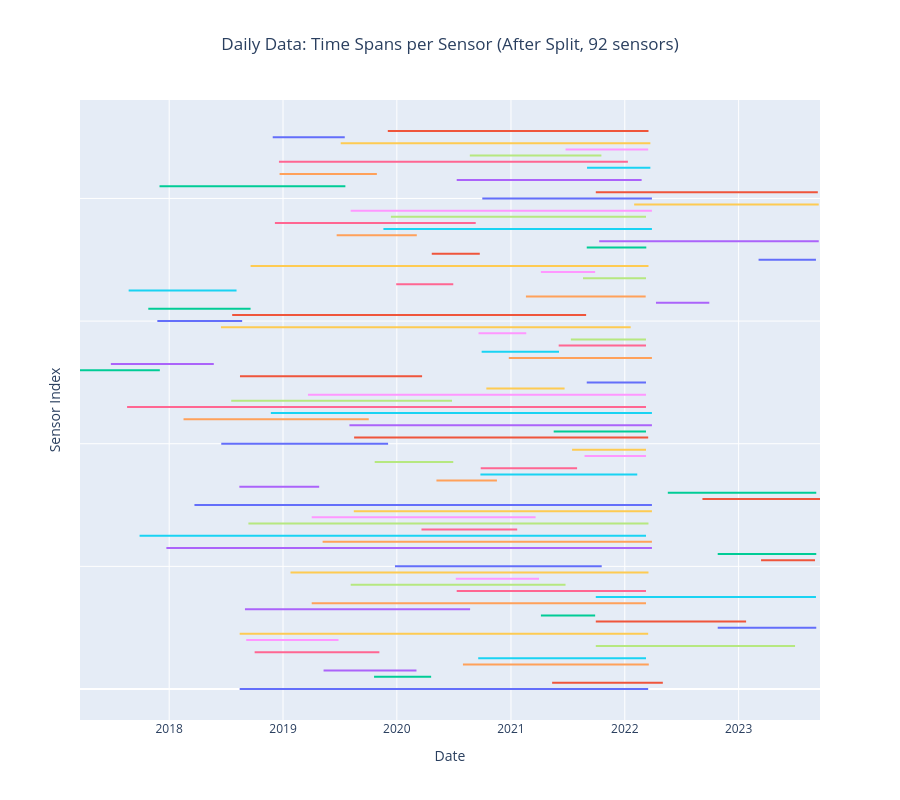

The code cell stored with this chart in its notebook:
### Markdown cell above
## Time Spans After Split

Visualize the time spans for sensors that remain after filtering and splitting.

### Code cell
# Get dataframes after split (excluding discarded series)
df_daily_after = ds_daily.df.filter(~pl.col("id").is_in(ds_daily.discarded_ids))

df_min_max_dates_daily_after = df_daily_after.group_by(["id"]).agg(
    [pl.col("datetime").min().alias("min_date"),
     pl.col("datetime").max().alias("max_date"),
     pl.len().alias("num_records")
     ]
)

fig = go.Figure()
for i, (start, end, sensor_id, num_records) in enumerate(zip(
    df_min_max_dates_daily_after["min_date"], 
    df_min_max_dates_daily_after["max_date"],
    df_min_max_dates_daily_after["id"], 
    df_min_max_dates_daily_after["num_records"]
)):
    fig.add_trace(go.Scatter(
        x=[start, end], 
        y=[i, i],
        mode='lines',
        name=f"{num_records} records",
        hovertemplate=f"<b>Sensor {i}</b><br>Start: {start}<br>End: {end}<br>Records: {num_records}"
    ))

fig.update_layout(
    title=f"Daily Data: Time Spans per Sensor (After Split, {len(df_min_max_dates_daily_after)} sensors)",
    title_x=0.5,
    xaxis_title="Date",
    yaxis_title="Sensor Index",
    showlegend=False,
    template="plotly",
    height=800
)
fig.update_yaxes(visible=True, showticklabels=False)
fig.show()
fig.write_image(FIGURES_DIR / "time_spans_daily_after_split.png", width=1200, height=800, scale=2)

print(f"\nSensors before split: {df_daily['id'].n_unique()}")
print(f"Sensors after split: {len(df_min_max_dates_daily_after)}")

### Figure 1 — Plotly figure (JSON) as saved in the notebook; plotly's stock layout.template omitted (floating-point values rounded to 4 significant figures)
{"data": [{"hovertemplate": "<b>Sensor 0</b><br>Start: 2018-08-15 00:00:00<br>End: 2022-03-17 00:00:00<br>Records: 1311", "mode": "lines", "name": "1311 records", "x": ["2018-08-15T00:00:00", "2022-03-17T00:00:00"], "y": [0, 0], "type": "scatter"}, {"hovertemplate": "<b>Sensor 1</b><br>Start: 2021-05-13 00:00:00<br>End: 2022-05-03 00:00:00<br>Records: 356", "mode": "lines", "name": "356 records", "x": ["2021-05-13T00:00:00", "2022-05-03T00:00:00"], "y": [1, 1], "type": "scatter"}, {"hovertemplate": "<b>Sensor 2</b><br>Start: 2019-10-20 00:00:00<br>End: 2020-04-20 00:00:00<br>Records: 184", "mode": "lines", "name": "184 records", "x": ["2019-10-20T00:00:00", "2020-04-20T00:00:00"], "y": [2, 2], "type": "scatter"}, {"hovertemplate": "<b>Sensor 3</b><br>Start: 2019-05-11 00:00:00<br>End: 2020-03-04 00:00:00<br>Records: 299", "mode": "lines", "name": "299 records", "x": ["2019-05-11T00:00:00", "2020-03-04T00:00:00"], "y": [3, 3], "type": "scatter"}, {"hovertemplate": "<b>Sensor 4</b><br>Start: 2020-07-31 00:00:00<br>End: 2022-03-19 00:00:00<br>Records: 597", "mode": "lines", "name": "597 records", "x": ["2020-07-31T00:00:00", "2022-03-19T00:00:00"], "y": [4, 4], "type": "scatter"}, {"hovertemplate": "<b>Sensor 5</b><br>Start: 2020-09-18 00:00:00<br>End: 2022-03-10 00:00:00<br>Records: 539", "mode": "lines", "name": "539 records", "x": ["2020-09-18T00:00:00", "2022-03-10T00:00:00"], "y": [5, 5], "type": "scatter"}, {"hovertemplate": "<b>Sensor 6</b><br>Start: 2018-10-02 00:00:00<br>End: 2019-11-06 00:00:00<br>Records: 401", "mode": "lines", "name": "401 records", "x": ["2018-10-02T00:00:00", "2019-11-06T00:00:00"], "y": [6, 6], "type": "scatter"}, {"hovertemplate": "<b>Sensor 7</b><br>Start: 2021-09-30 00:00:00<br>End: 2023-07-01 00:00:00<br>Records: 640", "mode": "lines", "name": "640 records", "x": ["2021-09-30T00:00:00", "2023-07-01T00:00:00"], "y": [7, 7], "type": "scatter"}, {"hovertemplate": "<b>Sensor 8</b><br>Start: 2018-09-05 00:00:00<br>End: 2019-06-28 00:00:00<br>Records: 297", "mode": "lines", "name": "297 records", "x": ["2018-09-05T00:00:00", "2019-06-28T00:00:00"], "y": [8, 8], "type": "scatter"}, {"hovertemplate": "<b>Sensor 9</b><br>Start: 2018-08-15 00:00:00<br>End: 2022-03-17 00:00:00<br>Records: 1311", "mode": "lines", "name": "1311 records", "x": ["2018-08-15T00:00:00", "2022-03-17T00:00:00"], "y": [9, 9], "type": "scatter"}, {"hovertemplate": "<b>Sensor 10</b><br>Start: 2022-10-26 00:00:00<br>End: 2023-09-07 00:00:00<br>Records: 317", "mode": "lines", "name": "317 records", "x": ["2022-10-26T00:00:00", "2023-09-07T00:00:00"], "y": [10, 10], "type": "scatter"}, {"hovertemplate": "<b>Sensor 11</b><br>Start: 2021-09-30 00:00:00<br>End: 2023-01-25 00:00:00<br>Records: 483", "mode": "lines", "name": "483 records", "x": ["2021-09-30T00:00:00", "2023-01-25T00:00:00"], "y": [11, 11], "type": "scatter"}, {"hovertemplate": "<b>Sensor 12</b><br>Start: 2021-04-07 00:00:00<br>End: 2021-09-28 00:00:00<br>Records: 175", "mode": "lines", "name": "175 records", "x": ["2021-04-07T00:00:00", "2021-09-28T00:00:00"], "y": [12, 12], "type": "scatter"}, {"hovertemplate": "<b>Sensor 13</b><br>Start: 2018-09-01 00:00:00<br>End: 2020-08-23 00:00:00<br>Records: 723", "mode": "lines", "name": "723 records", "x": ["2018-09-01T00:00:00", "2020-08-23T00:00:00"], "y": [13, 13], "type": "scatter"}, {"hovertemplate": "<b>Sensor 14</b><br>Start: 2019-04-03 00:00:00<br>End: 2022-03-10 00:00:00<br>Records: 1073", "mode": "lines", "name": "1073 records", "x": ["2019-04-03T00:00:00", "2022-03-10T00:00:00"], "y": [14, 14], "type": "scatter"}, {"hovertemplate": "<b>Sensor 15</b><br>Start: 2021-09-30 00:00:00<br>End: 2023-09-06 00:00:00<br>Records: 707", "mode": "lines", "name": "707 records", "x": ["2021-09-30T00:00:00", "2023-09-06T00:00:00"], "y": [15, 15], "type": "scatter"}, {"hovertemplate": "<b>Sensor 16</b><br>Start: 2020-07-11 00:00:00<br>End: 2022-03-10 00:00:00<br>Records: 608", "mode": "lines", "name": "608 records", "x": ["2020-07-11T00:00:00", "2022-03-10T00:00:00"], "y": [16, 16], "type": "scatter"}, {"hovertemplate": "<b>Sensor 17</b><br>Start: 2019-08-06 00:00:00<br>End: 2021-06-25 00:00:00<br>Records: 690", "mode": "lines", "name": "690 records", "x": ["2019-08-06T00:00:00", "2021-06-25T00:00:00"], "y": [17, 17], "type": "scatter"}, {"hovertemplate": "<b>Sensor 18</b><br>Start: 2020-07-08 00:00:00<br>End: 2021-04-01 00:00:00<br>Records: 268", "mode": "lines", "name": "268 records", "x": ["2020-07-08T00:00:00", "2021-04-01T00:00:00"], "y": [18, 18], "type": "scatter"}, {"hovertemplate": "<b>Sensor 19</b><br>Start: 2019-01-25 00:00:00<br>End: 2022-03-18 00:00:00<br>Records: 1149", "mode": "lines", "name": "1149 records", "x": ["2019-01-25T00:00:00", "2022-03-18T00:00:00"], "y": [19, 19], "type": "scatter"}, {"hovertemplate": "<b>Sensor 20</b><br>Start: 2019-12-26 00:00:00<br>End: 2021-10-19 00:00:00<br>Records: 664", "mode": "lines", "name": "664 records", "x": ["2019-12-26T00:00:00", "2021-10-19T00:00:00"], "y": [20, 20], "type": "scatter"}, {"hovertemplate": "<b>Sensor 21</b><br>Start: 2023-03-14 00:00:00<br>End: 2023-09-03 00:00:00<br>Records: 174", "mode": "lines", "name": "174 records", "x": ["2023-03-14T00:00:00", "2023-09-03T00:00:00"], "y": [21, 21], "type": "scatter"}, {"hovertemplate": "<b>Sensor 22</b><br>Start: 2022-10-26 00:00:00<br>End: 2023-09-07 00:00:00<br>Records: 317", "mode": "lines", "name": "317 records", "x": ["2022-10-26T00:00:00", "2023-09-07T00:00:00"], "y": [22, 22], "type": "scatter"}, {"hovertemplate": "<b>Sensor 23</b><br>Start: 2017-12-23 00:00:00<br>End: 2022-03-29 00:00:00<br>Records: 1558", "mode": "lines", "name": "1558 records", "x": ["2017-12-23T00:00:00", "2022-03-29T00:00:00"], "y": [23, 23], "type": "scatter"}, {"hovertemplate": "<b>Sensor 24</b><br>Start: 2019-05-08 00:00:00<br>End: 2022-03-29 00:00:00<br>Records: 1057", "mode": "lines", "name": "1057 records", "x": ["2019-05-08T00:00:00", "2022-03-29T00:00:00"], "y": [24, 24], "type": "scatter"}, {"hovertemplate": "<b>Sensor 25</b><br>Start: 2017-09-28 00:00:00<br>End: 2022-03-10 00:00:00<br>Records: 1625", "mode": "lines", "name": "1625 records", "x": ["2017-09-28T00:00:00", "2022-03-10T00:00:00"], "y": [25, 25], "type": "scatter"}, {"hovertemplate": "<b>Sensor 26</b><br>Start: 2020-03-20 00:00:00<br>End: 2021-01-21 00:00:00<br>Records: 308", "mode": "lines", "name": "308 records", "x": ["2020-03-20T00:00:00", "2021-01-21T00:00:00"], "y": [26, 26], "type": "scatter"}, {"hovertemplate": "<b>Sensor 27</b><br>Start: 2018-09-12 00:00:00<br>End: 2022-03-18 00:00:00<br>Records: 1284", "mode": "lines", "name": "1284 records", "x": ["2018-09-12T00:00:00", "2022-03-18T00:00:00"], "y": [27, 27], "type": "scatter"}, {"hovertemplate": "<b>Sensor 28</b><br>Start: 2019-04-03 00:00:00<br>End: 2021-03-21 00:00:00<br>Records: 719", "mode": "lines", "name": "719 records", "x": ["2019-04-03T00:00:00", "2021-03-21T00:00:00"], "y": [28, 28], "type": "scatter"}, {"hovertemplate": "<b>Sensor 29</b><br>Start: 2019-08-16 00:00:00<br>End: 2022-03-29 00:00:00<br>Records: 957", "mode": "lines", "name": "957 records", "x": ["2019-08-16T00:00:00", "2022-03-29T00:00:00"], "y": [29, 29], "type": "scatter"}, {"hovertemplate": "<b>Sensor 30</b><br>Start: 2018-03-23 00:00:00<br>End: 2022-03-29 00:00:00<br>Records: 1468", "mode": "lines", "name": "1468 records", "x": ["2018-03-23T00:00:00", "2022-03-29T00:00:00"], "y": [30, 30], "type": "scatter"}, {"hovertemplate": "<b>Sensor 31</b><br>Start: 2022-09-07 00:00:00<br>End: 2023-09-19 00:00:00<br>Records: 378", "mode": "lines", "name": "378 records", "x": ["2022-09-07T00:00:00", "2023-09-19T00:00:00"], "y": [31, 31], "type": "scatter"}, {"hovertemplate": "<b>Sensor 32</b><br>Start: 2022-05-19 00:00:00<br>End: 2023-09-07 00:00:00<br>Records: 477", "mode": "lines", "name": "477 records", "x": ["2022-05-19T00:00:00", "2023-09-07T00:00:00"], "y": [32, 32], "type": "scatter"}, {"hovertemplate": "<b>Sensor 33</b><br>Start: 2018-08-14 00:00:00<br>End: 2019-04-27 00:00:00<br>Records: 257", "mode": "lines", "name": "257 records", "x": ["2018-08-14T00:00:00", "2019-04-27T00:00:00"], "y": [33, 33], "type": "scatter"}, {"hovertemplate": "<b>Sensor 34</b><br>Start: 2020-05-07 00:00:00<br>End: 2020-11-17 00:00:00<br>Records: 195", "mode": "lines", "name": "195 records", "x": ["2020-05-07T00:00:00", "2020-11-17T00:00:00"], "y": [34, 34], "type": "scatter"}, {"hovertemplate": "<b>Sensor 35</b><br>Start: 2020-09-25 00:00:00<br>End: 2022-02-10 00:00:00<br>Records: 504", "mode": "lines", "name": "504 records", "x": ["2020-09-25T00:00:00", "2022-02-10T00:00:00"], "y": [35, 35], "type": "scatter"}, {"hovertemplate": "<b>Sensor 36</b><br>Start: 2020-09-26 00:00:00<br>End: 2021-08-01 00:00:00<br>Records: 310", "mode": "lines", "name": "310 records", "x": ["2020-09-26T00:00:00", "2021-08-01T00:00:00"], "y": [36, 36], "type": "scatter"}, {"hovertemplate": "<b>Sensor 37</b><br>Start: 2019-10-22 00:00:00<br>End: 2020-06-30 00:00:00<br>Records: 253", "mode": "lines", "name": "253 records", "x": ["2019-10-22T00:00:00", "2020-06-30T00:00:00"], "y": [37, 37], "type": "scatter"}, {"hovertemplate": "<b>Sensor 38</b><br>Start: 2021-08-25 00:00:00<br>End: 2022-03-10 00:00:00<br>Records: 198", "mode": "lines", "name": "198 records", "x": ["2021-08-25T00:00:00", "2022-03-10T00:00:00"], "y": [38, 38], "type": "scatter"}, {"hovertemplate": "<b>Sensor 39</b><br>Start: 2021-07-16 00:00:00<br>End: 2022-03-10 00:00:00<br>Records: 238", "mode": "lines", "name": "238 records", "x": ["2021-07-16T00:00:00", "2022-03-10T00:00:00"], "y": [39, 39], "type": "scatter"}, {"hovertemplate": "<b>Sensor 40</b><br>Start: 2018-06-17 00:00:00<br>End: 2019-12-04 00:00:00<br>Records: 536", "mode": "lines", "name": "536 records", "x": ["2018-06-17T00:00:00", "2019-12-04T00:00:00"], "y": [40, 40], "type": "scatter"}, {"hovertemplate": "<b>Sensor 41</b><br>Start: 2019-08-17 00:00:00<br>End: 2022-03-17 00:00:00<br>Records: 944", "mode": "lines", "name": "944 records", "x": ["2019-08-17T00:00:00", "2022-03-17T00:00:00"], "y": [41, 41], "type": "scatter"}, {"hovertemplate": "<b>Sensor 42</b><br>Start: 2021-05-18 00:00:00<br>End: 2022-03-10 00:00:00<br>Records: 297", "mode": "lines", "name": "297 records", "x": ["2021-05-18T00:00:00", "2022-03-10T00:00:00"], "y": [42, 42], "type": "scatter"}, {"hovertemplate": "<b>Sensor 43</b><br>Start: 2019-08-02 00:00:00<br>End: 2022-03-29 00:00:00<br>Records: 971", "mode": "lines", "name": "971 records", "x": ["2019-08-02T00:00:00", "2022-03-29T00:00:00"], "y": [43, 43], "type": "scatter"}, {"hovertemplate": "<b>Sensor 44</b><br>Start: 2018-02-16 00:00:00<br>End: 2019-10-03 00:00:00<br>Records: 595", "mode": "lines", "name": "595 records", "x": ["2018-02-16T00:00:00", "2019-10-03T00:00:00"], "y": [44, 44], "type": "scatter"}, {"hovertemplate": "<b>Sensor 45</b><br>Start: 2018-11-23 00:00:00<br>End: 2022-03-29 00:00:00<br>Records: 1223", "mode": "lines", "name": "1223 records", "x": ["2018-11-23T00:00:00", "2022-03-29T00:00:00"], "y": [45, 45], "type": "scatter"}, {"hovertemplate": "<b>Sensor 46</b><br>Start: 2017-08-19 00:00:00<br>End: 2022-03-10 00:00:00<br>Records: 1665", "mode": "lines", "name": "1665 records", "x": ["2017-08-19T00:00:00", "2022-03-10T00:00:00"], "y": [46, 46], "type": "scatter"}, {"hovertemplate": "<b>Sensor 47</b><br>Start: 2018-07-19 00:00:00<br>End: 2020-06-26 00:00:00<br>Records: 709", "mode": "lines", "name": "709 records", "x": ["2018-07-19T00:00:00", "2020-06-26T00:00:00"], "y": [47, 47], "type": "scatter"}, {"hovertemplate": "<b>Sensor 48</b><br>Start: 2019-03-22 00:00:00<br>End: 2022-03-10 00:00:00<br>Records: 1085", "mode": "lines", "name": "1085 records", "x": ["2019-03-22T00:00:00", "2022-03-10T00:00:00"], "y": [48, 48], "type": "scatter"}, {"hovertemplate": "<b>Sensor 49</b><br>Start: 2020-10-14 00:00:00<br>End: 2021-06-22 00:00:00<br>Records: 252", "mode": "lines", "name": "252 records", "x": ["2020-10-14T00:00:00", "2021-06-22T00:00:00"], "y": [49, 49], "type": "scatter"}, {"hovertemplate": "<b>Sensor 50</b><br>Start: 2021-09-01 00:00:00<br>End: 2022-03-10 00:00:00<br>Records: 191", "mode": "lines", "name": "191 records", "x": ["2021-09-01T00:00:00", "2022-03-10T00:00:00"], "y": [50, 50], "type": "scatter"}, {"hovertemplate": "<b>Sensor 51</b><br>Start: 2018-08-16 00:00:00<br>End: 2020-03-22 00:00:00<br>Records: 585", "mode": "lines", "name": "585 records", "x": ["2018-08-16T00:00:00", "2020-03-22T00:00:00"], "y": [51, 51], "type": "scatter"}, {"hovertemplate": "<b>Sensor 52</b><br>Start: 2017-03-21 00:00:00<br>End: 2017-12-02 00:00:00<br>Records: 257", "mode": "lines", "name": "257 records", "x": ["2017-03-21T00:00:00", "2017-12-02T00:00:00"], "y": [52, 52], "type": "scatter"}, {"hovertemplate": "<b>Sensor 53</b><br>Start: 2017-06-28 00:00:00<br>End: 2018-05-24 00:00:00<br>Records: 331", "mode": "lines", "name": "331 records", "x": ["2017-06-28T00:00:00", "2018-05-24T00:00:00"], "y": [53, 53], "type": "scatter"}, {"hovertemplate": "<b>Sensor 54</b><br>Start: 2020-12-25 00:00:00<br>End: 2022-03-29 00:00:00<br>Records: 460", "mode": "lines", "name": "460 records", "x": ["2020-12-25T00:00:00", "2022-03-29T00:00:00"], "y": [54, 54], "type": "scatter"}, {"hovertemplate": "<b>Sensor 55</b><br>Start: 2020-09-29 00:00:00<br>End: 2021-06-04 00:00:00<br>Records: 249", "mode": "lines", "name": "249 records", "x": ["2020-09-29T00:00:00", "2021-06-04T00:00:00"], "y": [55, 55], "type": "scatter"}, {"hovertemplate": "<b>Sensor 56</b><br>Start: 2021-06-03 00:00:00<br>End: 2022-03-10 00:00:00<br>Records: 281", "mode": "lines", "name": "281 records", "x": ["2021-06-03T00:00:00", "2022-03-10T00:00:00"], "y": [56, 56], "type": "scatter"}, {"hovertemplate": "<b>Sensor 57</b><br>Start: 2021-07-12 00:00:00<br>End: 2022-03-10 00:00:00<br>Records: 242", "mode": "lines", "name": "242 records", "x": ["2021-07-12T00:00:00", "2022-03-10T00:00:00"], "y": [57, 57], "type": "scatter"}, {"hovertemplate": "<b>Sensor 58</b><br>Start: 2020-09-19 00:00:00<br>End: 2021-02-19 00:00:00<br>Records: 154", "mode": "lines", "name": "154 records", "x": ["2020-09-19T00:00:00", "2021-02-19T00:00:00"], "y": [58, 58], "type": "scatter"}, {"hovertemplate": "<b>Sensor 59</b><br>Start: 2018-06-16 00:00:00<br>End: 2022-01-20 00:00:00<br>Records: 1313", "mode": "lines", "name": "1313 records", "x": ["2018-06-16T00:00:00", "2022-01-20T00:00:00"], "y": [59, 59], "type": "scatter"}, {"hovertemplate": "<b>Sensor 60</b><br>Start: 2017-11-24 00:00:00<br>End: 2018-08-23 00:00:00<br>Records: 273", "mode": "lines", "name": "273 records", "x": ["2017-11-24T00:00:00", "2018-08-23T00:00:00"], "y": [60, 60], "type": "scatter"}, {"hovertemplate": "<b>Sensor 61</b><br>Start: 2018-07-22 00:00:00<br>End: 2021-08-30 00:00:00<br>Records: 1136", "mode": "lines", "name": "1136 records", "x": ["2018-07-22T00:00:00", "2021-08-30T00:00:00"], "y": [61, 61], "type": "scatter"}, {"hovertemplate": "<b>Sensor 62</b><br>Start: 2017-10-26 00:00:00<br>End: 2018-09-19 00:00:00<br>Records: 329", "mode": "lines", "name": "329 records", "x": ["2017-10-26T00:00:00", "2018-09-19T00:00:00"], "y": [62, 62], "type": "scatter"}, {"hovertemplate": "<b>Sensor 63</b><br>Start: 2022-04-11 00:00:00<br>End: 2022-09-29 00:00:00<br>Records: 172", "mode": "lines", "name": "172 records", "x": ["2022-04-11T00:00:00", "2022-09-29T00:00:00"], "y": [63, 63], "type": "scatter"}, {"hovertemplate": "<b>Sensor 64</b><br>Start: 2021-02-18 00:00:00<br>End: 2022-03-09 00:00:00<br>Records: 385", "mode": "lines", "name": "385 records", "x": ["2021-02-18T00:00:00", "2022-03-09T00:00:00"], "y": [64, 64], "type": "scatter"}, {"hovertemplate": "<b>Sensor 65</b><br>Start: 2017-08-24 00:00:00<br>End: 2018-08-05 00:00:00<br>Records: 344", "mode": "lines", "name": "344 records", "x": ["2017-08-24T00:00:00", "2018-08-05T00:00:00"], "y": [65, 65], "type": "scatter"}, {"hovertemplate": "<b>Sensor 66</b><br>Start: 2019-12-30 00:00:00<br>End: 2020-06-30 00:00:00<br>Records: 184", "mode": "lines", "name": "184 records", "x": ["2019-12-30T00:00:00", "2020-06-30T00:00:00"], "y": [66, 66], "type": "scatter"}, {"hovertemplate": "<b>Sensor 67</b><br>Start: 2021-08-20 00:00:00<br>End: 2022-03-10 00:00:00<br>Records: 203", "mode": "lines", "name": "203 records", "x": ["2021-08-20T00:00:00", "2022-03-10T00:00:00"], "y": [67, 67], "type": "scatter"}, {"hovertemplate": "<b>Sensor 68</b><br>Start: 2021-04-07 00:00:00<br>End: 2021-09-28 00:00:00<br>Records: 175", "mode": "lines", "name": "175 records", "x": ["2021-04-07T00:00:00", "2021-09-28T00:00:00"], "y": [68, 68], "type": "scatter"}, {"hovertemplate": "<b>Sensor 69</b><br>Start: 2018-09-19 00:00:00<br>End: 2022-03-18 00:00:00<br>Records: 1277", "mode": "lines", "name": "1277 records", "x": ["2018-09-19T00:00:00", "2022-03-18T00:00:00"], "y": [69, 69], "type": "scatter"}, {"hovertemplate": "<b>Sensor 70</b><br>Start: 2023-03-06 00:00:00<br>End: 2023-09-06 00:00:00<br>Records: 185", "mode": "lines", "name": "185 records", "x": ["2023-03-06T00:00:00", "2023-09-06T00:00:00"], "y": [70, 70], "type": "scatter"}, {"hovertemplate": "<b>Sensor 71</b><br>Start: 2020-04-22 00:00:00<br>End: 2020-09-23 00:00:00<br>Records: 155", "mode": "lines", "name": "155 records", "x": ["2020-04-22T00:00:00", "2020-09-23T00:00:00"], "y": [71, 71], "type": "scatter"}, {"hovertemplate": "<b>Sensor 72</b><br>Start: 2021-09-01 00:00:00<br>End: 2022-03-11 00:00:00<br>Records: 192", "mode": "lines", "name": "192 records", "x": ["2021-09-01T00:00:00", "2022-03-11T00:00:00"], "y": [72, 72], "type": "scatter"}, {"hovertemplate": "<b>Sensor 73</b><br>Start: 2021-10-11 00:00:00<br>End: 2023-09-15 00:00:00<br>Records: 705", "mode": "lines", "name": "705 records", "x": ["2021-10-11T00:00:00", "2023-09-15T00:00:00"], "y": [73, 73], "type": "scatter"}, {"hovertemplate": "<b>Sensor 74</b><br>Start: 2019-06-22 00:00:00<br>End: 2020-03-05 00:00:00<br>Records: 258", "mode": "lines", "name": "258 records", "x": ["2019-06-22T00:00:00", "2020-03-05T00:00:00"], "y": [74, 74], "type": "scatter"}, {"hovertemplate": "<b>Sensor 75</b><br>Start: 2019-11-19 00:00:00<br>End: 2022-03-29 00:00:00<br>Records: 862", "mode": "lines", "name": "862 records", "x": ["2019-11-19T00:00:00", "2022-03-29T00:00:00"], "y": [75, 75], "type": "scatter"}, {"hovertemplate": "<b>Sensor 76</b><br>Start: 2018-12-06 00:00:00<br>End: 2020-09-10 00:00:00<br>Records: 645", "mode": "lines", "name": "645 records", "x": ["2018-12-06T00:00:00", "2020-09-10T00:00:00"], "y": [76, 76], "type": "scatter"}, {"hovertemplate": "<b>Sensor 77</b><br>Start: 2019-12-13 00:00:00<br>End: 2022-03-10 00:00:00<br>Records: 819", "mode": "lines", "name": "819 records", "x": ["2019-12-13T00:00:00", "2022-03-10T00:00:00"], "y": [77, 77], "type": "scatter"}, {"hovertemplate": "<b>Sensor 78</b><br>Start: 2019-08-06 00:00:00<br>End: 2022-03-29 00:00:00<br>Records: 967", "mode": "lines", "name": "967 records", "x": ["2019-08-06T00:00:00", "2022-03-29T00:00:00"], "y": [78, 78], "type": "scatter"}, {"hovertemplate": "<b>Sensor 79</b><br>Start: 2022-01-31 00:00:00<br>End: 2023-09-15 00:00:00<br>Records: 593", "mode": "lines", "name": "593 records", "x": ["2022-01-31T00:00:00", "2023-09-15T00:00:00"], "y": [79, 79], "type": "scatter"}, {"hovertemplate": "<b>Sensor 80</b><br>Start: 2020-10-01 00:00:00<br>End: 2022-03-29 00:00:00<br>Records: 545", "mode": "lines", "name": "545 records", "x": ["2020-10-01T00:00:00", "2022-03-29T00:00:00"], "y": [80, 80], "type": "scatter"}, {"hovertemplate": "<b>Sensor 81</b><br>Start: 2021-09-30 00:00:00<br>End: 2023-09-12 00:00:00<br>Records: 713", "mode": "lines", "name": "713 records", "x": ["2021-09-30T00:00:00", "2023-09-12T00:00:00"], "y": [81, 81], "type": "scatter"}, {"hovertemplate": "<b>Sensor 82</b><br>Start: 2017-12-01 00:00:00<br>End: 2019-07-20 00:00:00<br>Records: 597", "mode": "lines", "name": "597 records", "x": ["2017-12-01T00:00:00", "2019-07-20T00:00:00"], "y": [82, 82], "type": "scatter"}, {"hovertemplate": "<b>Sensor 83</b><br>Start: 2020-07-11 00:00:00<br>End: 2022-02-24 00:00:00<br>Records: 594", "mode": "lines", "name": "594 records", "x": ["2020-07-11T00:00:00", "2022-02-24T00:00:00"], "y": [83, 83], "type": "scatter"}, {"hovertemplate": "<b>Sensor 84</b><br>Start: 2018-12-21 00:00:00<br>End: 2019-10-29 00:00:00<br>Records: 313", "mode": "lines", "name": "313 records", "x": ["2018-12-21T00:00:00", "2019-10-29T00:00:00"], "y": [84, 84], "type": "scatter"}, {"hovertemplate": "<b>Sensor 85</b><br>Start: 2021-09-02 00:00:00<br>End: 2022-03-24 00:00:00<br>Records: 204", "mode": "lines", "name": "204 records", "x": ["2021-09-02T00:00:00", "2022-03-24T00:00:00"], "y": [85, 85], "type": "scatter"}, {"hovertemplate": "<b>Sensor 86</b><br>Start: 2018-12-19 00:00:00<br>End: 2022-01-11 00:00:00<br>Records: 1120", "mode": "lines", "name": "1120 records", "x": ["2018-12-19T00:00:00", "2022-01-11T00:00:00"], "y": [86, 86], "type": "scatter"}, {"hovertemplate": "<b>Sensor 87</b><br>Start: 2020-08-22 00:00:00<br>End: 2021-10-18 00:00:00<br>Records: 423", "mode": "lines", "name": "423 records", "x": ["2020-08-22T00:00:00", "2021-10-18T00:00:00"], "y": [87, 87], "type": "scatter"}, {"hovertemplate": "<b>Sensor 88</b><br>Start: 2021-06-25 00:00:00<br>End: 2022-03-17 00:00:00<br>Records: 266", "mode": "lines", "name": "266 records", "x": ["2021-06-25T00:00:00", "2022-03-17T00:00:00"], "y": [88, 88], "type": "scatter"}, {"hovertemplate": "<b>Sensor 89</b><br>Start: 2019-07-05 00:00:00<br>End: 2022-03-24 00:00:00<br>Records: 994", "mode": "lines", "name": "994 records", "x": ["2019-07-05T00:00:00", "2022-03-24T00:00:00"], "y": [89, 89], "type": "scatter"}, {"hovertemplate": "<b>Sensor 90</b><br>Start: 2018-11-29 00:00:00<br>End: 2019-07-18 00:00:00<br>Records: 232", "mode": "lines", "name": "232 records", "x": ["2018-11-29T00:00:00", "2019-07-18T00:00:00"], "y": [90, 90], "type": "scatter"}, {"hovertemplate": "<b>Sensor 91</b><br>Start: 2019-12-03 00:00:00<br>End: 2022-03-18 00:00:00<br>Records: 837", "mode": "lines", "name": "837 records", "x": ["2019-12-03T00:00:00", "2022-03-18T00:00:00"], "y": [91, 91], "type": "scatter"}], "layout": {"title": {"text": "Daily Data: Time Spans per Sensor (After Split, 92 sensors)", "x": 0.5}, "xaxis": {"title": {"text": "Date"}}, "yaxis": {"title": {"text": "Sensor Index"}, "visible": true, "showticklabels": false}, "showlegend": false, "height": 800}}
